Frame 1 (no input): blank canvas, image omitted
Frame 60 (the mouse pressed at the canvas centre just before this capture): blank canvas, image omitted
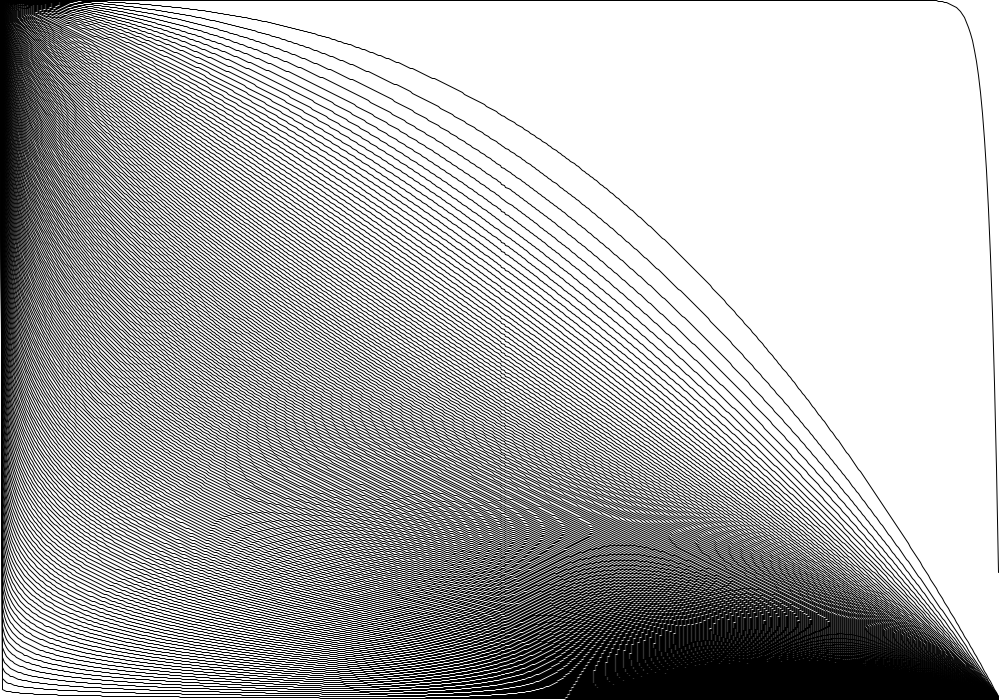
Frame 120 (the mouse held since frame 60 and released just before this capture)

The Processing sketch whose frames 1 and 60 were blank and that drew this single picture after the mouse press (run headless with seeded random() and noise(); from frame 60 on, the mouse is pressed at the canvas centre):

// Processing sketch: sketch_181017a
// ── sketch_181017a.pde
void setup()
{
  size(1000,700);
}

void draw()
{
  background(255);
  int vCount = 500;
  float mPct = mouseX*1.f/width;
  int lCount = (int)(200);
  
  for(int j = 0; j < lCount; j++)
  {
    noFill();
    beginShape();
    float jPct = j*1.f/lCount;
    float tpct = 1-pow(jPct,.005);
    for(int i = 0; i < vCount; i++)
    {
      float pct = i*1.f/vCount;
      float y = pow(pct,(tpct)*200*mPct)*height;
      vertex(pct*width,y);
    }
    endShape();
  }
}
